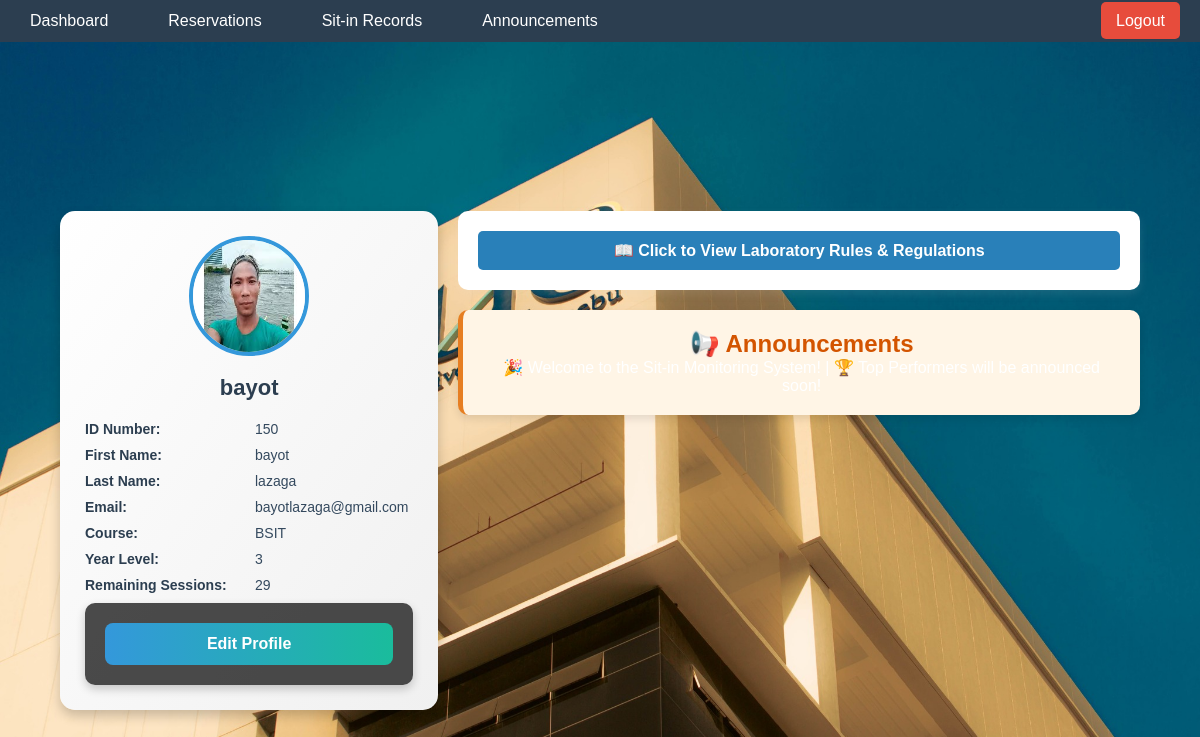
Screenshot of /home.php (signed in) with the database file from the repository.
### tables this page shows
CREATE TABLE `users` (
  `idno` int(11) NOT NULL,
  `lastname` varchar(100) NOT NULL,
  `firstname` varchar(100) NOT NULL,
  `middlename` varchar(100) DEFAULT NULL,
  `course` varchar(50) NOT NULL,
  `year` varchar(10) NOT NULL,
  `email` varchar(150) NOT NULL,
  `username` varchar(100) NOT NULL,
  `password_hash` varchar(255) NOT NULL,
  `photo` varchar(255) DEFAULT 'default.png',
  `role` enum('admin','student') NOT NULL,
  `remaining_sessions` int(11) DEFAULT NULL
);

### home.php (the view, shortened to what this page needs)
<?php
$servername = "localhost";
$dbusername = "root";
$dbpassword = "";
$dbname = "my_database";
$conn = new mysqli($servername, $dbusername, $dbpassword, $dbname);
$user_id = $_SESSION['user_id'];
$user = [];
try {
    $sql = "SELECT idno, firstname, lastname, username, email, course, photo, year
            FROM users
            WHERE idno = ?";
    $stmt = $conn->prepare($sql);
    $bind_user_id = $user_id;
    $stmt->bind_param("s", $bind_user_id);
    $stmt->execute();
    $result = $stmt->get_result();
    $user = $result->fetch_assoc() ?? [];
} catch (Exception $e) {
    die("Error fetching user data: " . $e->getMessage());
}
$approved_sessions = 0;
try {
    $sql = "SELECT COUNT(*) FROM sit_in_requests WHERE student_id = ? AND status = 'approved'";
    $stmt = $conn->prepare($sql);
    $student_id = $user['idno'] ?? '';
    $stmt->bind_param("s", $student_id);
    $stmt->execute();
    $stmt->bind_result($approved_sessions);
} catch (Exception $e) {
    die("Error fetching sessions: " . $e->getMessage());
}
$max_sessions = 15;
if (isset($user['course'])) {
    $max_sessions = (in_array($user['course'], ['BSIT', 'BSCS'])) ? 30 : 15;
}
$remaining_sessions = $max_sessions - $approved_sessions;
$profile_photo = $user['photo'] ?? "uploads/default.png";
?>
<!DOCTYPE html>
<html lang="en">
<head>
    <link rel="stylesheet" href="style.css">
</head>
<body>
<nav>
    <ul>
        <li><a href="home.php">Dashboard</a></li>
        <li><a href="reservations.php">Reservations</a></li>
        <li><a href="student_sit_in_records.php">Sit-in Records</a></li>
        <li><a href="announcements.php">Announcements</a></li>
    </ul>
    <div class="logout-container">
        <a href="logout.php">Logout</a>
    </div>
</nav>
<div class="container">
<div class="profile-container">
    <img src="<?= htmlspecialchars($profile_photo) ?>" alt="Profile Picture">
    <h3><?= htmlspecialchars($user['username'] ?? 'N/A') ?></h3>
    <div class="profile-info">
        <div class="info-row">
            <strong>ID Number:</strong>
            <span><?= htmlspecialchars($user['idno'] ?? 'N/A') ?></span>
        </div>
        <div class="info-row">
            <strong>First Name:</strong>
            <span><?= htmlspecialchars($user['firstname'] ?? 'N/A') ?></span>
        </div>
        <div class="info-row">
            <strong>Last Name:</strong>
            <span><?= htmlspecialchars($user['lastname'] ?? 'N/A') ?></span>
        </div>
        <div class="info-row">
            <strong>Email:</strong>
            <span><?= htmlspecialchars($user['email'] ?? 'N/A') ?></span>
        </div>
        <div class="info-row">
            <strong>Course:</strong>
            <span><?= htmlspecialchars($user['course'] ?? 'Not specified') ?></span>
        </div>
        <div class="info-row">
            <strong>Year Level:</strong>
            <span><?= htmlspecialchars($user['year'] ?? 'N/A') ?></span>
        </div>
        <div class="info-row">
            <strong>Remaining Sessions:</strong>
            <span><?= $remaining_sessions ?></span>
        </div>
    </div>
    <div class="edit-profile-container">
        <a href="edit_profile.php">Edit Profile</a>
    </div>
</div>
    <div class="dashboard-content">
        <div class="rules-container">
            <div class="rules-header" onclick="toggleRules()">📖 Click to View Laboratory Rules & Regulations</div>
        </div>
        <div class="announcements-section">
            <h2>📢 Announcements</h2>
            <marquee behavior="scroll" direction="left">
                🎉 Welcome to the Sit-in Monitoring System! | 🏆 Top Performers will be announced soon!
            </marquee>
        </div>
    </div>
</div>
</body>
</html>

### style.css (style rules this page uses)
* { margin: 0; padding: 0; box-sizing: border-box; font-family: 'Poppins', sans-serif; }
body { font-family: Arial, sans-serif; background-color: #f4f4f4; margin: 0; padding: 0; text-align: left; display: block; }
nav { background: #2C3E50; width: 100%; padding: 12px 0; position: fixed; top: 0; left: 0; text-align: center; z-index: 1000; display: flex; justify-content: space-between; align-items: center; }
nav ul { list-style: none; padding: 0; margin: 0; display: flex; justify-content: center; }
nav ul li { margin: 0 15px; }
nav ul li a { text-decoration: none; color: white; font-size: 16px; padding: 10px 15px; transition: 0.3s; }
.logout-container { margin-right: 20px; }
.logout-container a { text-decoration: none; color: white; font-size: 16px; padding: 10px 15px; background: #e74c3c; border-radius: 5px; transition: 0.3s; }
body { background: url('ucmain.jpg') no-repeat center center fixed; background-size: cover; color: white; text-align: center; display: flex; flex-direction: column; align-items: center; justify-content: center; min-height: 100vh; }
.container { display: flex; flex-direction: row; align-items: flex-start; padding-top: 120px; width: 90%; max-width: 1200px; margin: auto; gap: 20px; }
.profile-container { width: 380px; background: linear-gradient(to bottom right, #ffffff, #f0f0f0); padding: 25px; border-radius: 15px; box-shadow: 0 6px 12px rgba(0, 0, 0, 0.2); font-family: 'Arial', sans-serif; position: relative; top: 0; }
.profile-info { width: 100%; margin-top: 20px; }
.profile-info .info-row { display: flex; justify-content: flex-start; align-items: center; margin: 10px 0; font-size: 14px; gap: 10px; }
.profile-info .info-row strong { font-weight: bold; color: #2c3e50; min-width: 160px; text-align: left; }
.profile-info .info-row span { color: #34495e; font-size: 14px; text-align: left; flex-grow: 1; white-space: nowrap; overflow: hidden; text-overflow: ellipsis; }
.profile-container img { width: 120px; height: 120px; border-radius: 50%; border: 4px solid #3498db; margin-bottom: 15px; transition: 0.3s; }
.profile-container h3 { margin: 0; font-size: 22px; color: #2c3e50 !important; font-weight: bold; }
.profile-container .edit-profile-container a { display: block; text-decoration: none; background: linear-gradient(to right, #3498db, #1abc9c); color: white; padding: 12px 18px; border-radius: 8px; transition: 0.3s; font-weight: bold; }
.dashboard-content { flex-grow: 1; }
.rules-container { background: white; padding: 20px; border-radius: 10px; box-shadow: 0 4px 8px rgba(250, 247, 247, 0.1); margin-bottom: 20px; }
.rules-header { background: #2980B9; color: white; padding: 10px; text-align: center; cursor: pointer; border-radius: 5px; font-weight: bold; }
.announcements-section { background: #fff5e6; border-left: 5px solid #e67e22; padding: 20px; border-radius: 10px; box-shadow: 0 4px 8px rgba(0, 0, 0, 0.1); }
.announcements-section h2 { color: #D35400; }
.edit-profile-container { background: rgba(0, 0, 0, 0.7); padding: 20px; border-radius: 10px; box-shadow: 0px 4px 10px rgba(0, 0, 0, 0.2); max-width: 500px; margin: auto; color: white; }

### rows the page displays
users: photo (picture), username "bayot", idno "150", firstname "bayot", lastname "lazaga", email "bayotlazaga@gmail.com", course "BSIT", year "3"

### other values shown
$remaining_sessions "29"
